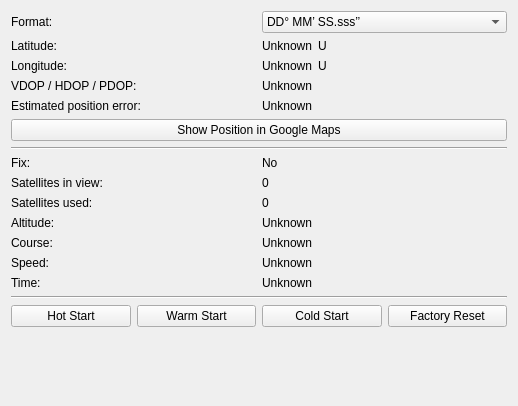
<?xml version="1.0" encoding="UTF-8"?>
<ui version="4.0">
 <class>GPS</class>
 <widget class="QWidget" name="GPS">
  <property name="geometry">
   <rect>
    <x>0</x>
    <y>0</y>
    <width>518</width>
    <height>406</height>
   </rect>
  </property>
  <property name="windowTitle">
   <string>Form</string>
  </property>
  <layout class="QVBoxLayout" name="verticalLayout_6">
   <item>
    <layout class="QHBoxLayout" name="horizontalLayout_4">
     <item>
      <widget class="QLabel" name="label_13">
       <property name="text">
        <string>Format:</string>
       </property>
      </widget>
     </item>
     <item>
      <widget class="QComboBox" name="format_combobox">
       <item>
        <property name="text">
         <string>DD° MM’ SS.sss’’</string>
        </property>
       </item>
       <item>
        <property name="text">
         <string>DD.dddddd°</string>
        </property>
       </item>
       <item>
        <property name="text">
         <string>DD° MM.mmmmm’</string>
        </property>
       </item>
      </widget>
     </item>
    </layout>
   </item>
   <item>
    <layout class="QVBoxLayout" name="verticalLayout">
     <item>
      <layout class="QHBoxLayout" name="horizontalLayout">
       <item>
        <layout class="QVBoxLayout" name="verticalLayout_2">
         <item>
          <widget class="QLabel" name="label">
           <property name="text">
            <string>Latitude:</string>
           </property>
          </widget>
         </item>
         <item>
          <widget class="QLabel" name="label_2">
           <property name="text">
            <string>Longitude:</string>
           </property>
          </widget>
         </item>
         <item>
          <widget class="QLabel" name="dop_label">
           <property name="text">
            <string>VDOP / HDOP / PDOP:</string>
           </property>
          </widget>
         </item>
         <item>
          <widget class="QLabel" name="label_10">
           <property name="text">
            <string>Estimated position error:</string>
           </property>
          </widget>
         </item>
        </layout>
       </item>
       <item>
        <layout class="QVBoxLayout" name="verticalLayout_3">
         <item>
          <layout class="QHBoxLayout" name="horizontalLayout_5">
           <item>
            <widget class="QLabel" name="latitude">
             <property name="sizePolicy">
              <sizepolicy hsizetype="Fixed" vsizetype="Preferred">
               <horstretch>0</horstretch>
               <verstretch>0</verstretch>
              </sizepolicy>
             </property>
             <property name="text">
              <string>Unknown</string>
             </property>
            </widget>
           </item>
           <item>
            <widget class="QLabel" name="ns">
             <property name="text">
              <string>U</string>
             </property>
            </widget>
           </item>
          </layout>
         </item>
         <item>
          <layout class="QHBoxLayout" name="horizontalLayout_6">
           <item>
            <widget class="QLabel" name="longitude">
             <property name="sizePolicy">
              <sizepolicy hsizetype="Fixed" vsizetype="Preferred">
               <horstretch>0</horstretch>
               <verstretch>0</verstretch>
              </sizepolicy>
             </property>
             <property name="text">
              <string>Unknown</string>
             </property>
            </widget>
           </item>
           <item>
            <widget class="QLabel" name="ew">
             <property name="text">
              <string>U</string>
             </property>
            </widget>
           </item>
          </layout>
         </item>
         <item>
          <widget class="QLabel" name="dop">
           <property name="text">
            <string>Unknown</string>
           </property>
          </widget>
         </item>
         <item>
          <widget class="QLabel" name="epe">
           <property name="text">
            <string>Unknown</string>
           </property>
          </widget>
         </item>
        </layout>
       </item>
      </layout>
     </item>
     <item>
      <widget class="QPushButton" name="show_pos">
       <property name="text">
        <string>Show Position in Google Maps</string>
       </property>
      </widget>
     </item>
    </layout>
   </item>
   <item>
    <widget class="Line" name="line">
     <property name="orientation">
      <enum>Qt::Horizontal</enum>
     </property>
    </widget>
   </item>
   <item>
    <layout class="QHBoxLayout" name="horizontalLayout_2">
     <item>
      <layout class="QVBoxLayout" name="verticalLayout_4">
       <item>
        <widget class="QLabel" name="label_3">
         <property name="text">
          <string>Fix:</string>
         </property>
        </widget>
       </item>
       <item>
        <widget class="QLabel" name="label_5">
         <property name="text">
          <string>Satellites in view:</string>
         </property>
        </widget>
       </item>
       <item>
        <widget class="QLabel" name="label_4">
         <property name="text">
          <string>Satellites used:</string>
         </property>
        </widget>
       </item>
       <item>
        <widget class="QLabel" name="label_8">
         <property name="text">
          <string>Altitude:</string>
         </property>
        </widget>
       </item>
       <item>
        <widget class="QLabel" name="label_7">
         <property name="text">
          <string>Course:</string>
         </property>
        </widget>
       </item>
       <item>
        <widget class="QLabel" name="label_6">
         <property name="text">
          <string>Speed:</string>
         </property>
        </widget>
       </item>
       <item>
        <widget class="QLabel" name="label_9">
         <property name="text">
          <string>Time:</string>
         </property>
        </widget>
       </item>
      </layout>
     </item>
     <item>
      <layout class="QVBoxLayout" name="verticalLayout_5">
       <item>
        <widget class="QLabel" name="fix">
         <property name="text">
          <string>No</string>
         </property>
        </widget>
       </item>
       <item>
        <widget class="QLabel" name="satellites_view">
         <property name="text">
          <string>0</string>
         </property>
        </widget>
       </item>
       <item>
        <widget class="QLabel" name="satellites_used">
         <property name="text">
          <string>0</string>
         </property>
        </widget>
       </item>
       <item>
        <widget class="QLabel" name="altitude">
         <property name="text">
          <string>Unknown</string>
         </property>
        </widget>
       </item>
       <item>
        <widget class="QLabel" name="course">
         <property name="text">
          <string>Unknown</string>
         </property>
        </widget>
       </item>
       <item>
        <widget class="QLabel" name="speed">
         <property name="text">
          <string>Unknown</string>
         </property>
        </widget>
       </item>
       <item>
        <widget class="QLabel" name="time">
         <property name="text">
          <string>Unknown</string>
         </property>
        </widget>
       </item>
      </layout>
     </item>
    </layout>
   </item>
   <item>
    <widget class="Line" name="line_2">
     <property name="orientation">
      <enum>Qt::Horizontal</enum>
     </property>
    </widget>
   </item>
   <item>
    <layout class="QHBoxLayout" name="horizontalLayout_3">
     <item>
      <widget class="QPushButton" name="hot_start">
       <property name="text">
        <string>Hot Start</string>
       </property>
      </widget>
     </item>
     <item>
      <widget class="QPushButton" name="warm_start">
       <property name="text">
        <string>Warm Start</string>
       </property>
      </widget>
     </item>
     <item>
      <widget class="QPushButton" name="cold_start">
       <property name="text">
        <string>Cold Start</string>
       </property>
      </widget>
     </item>
     <item>
      <widget class="QPushButton" name="factory_reset">
       <property name="text">
        <string>Factory Reset</string>
       </property>
      </widget>
     </item>
    </layout>
   </item>
   <item>
    <spacer name="verticalSpacer">
     <property name="orientation">
      <enum>Qt::Vertical</enum>
     </property>
     <property name="sizeHint" stdset="0">
      <size>
       <width>20</width>
       <height>0</height>
      </size>
     </property>
    </spacer>
   </item>
  </layout>
 </widget>
 <resources/>
 <connections/>
</ui>
